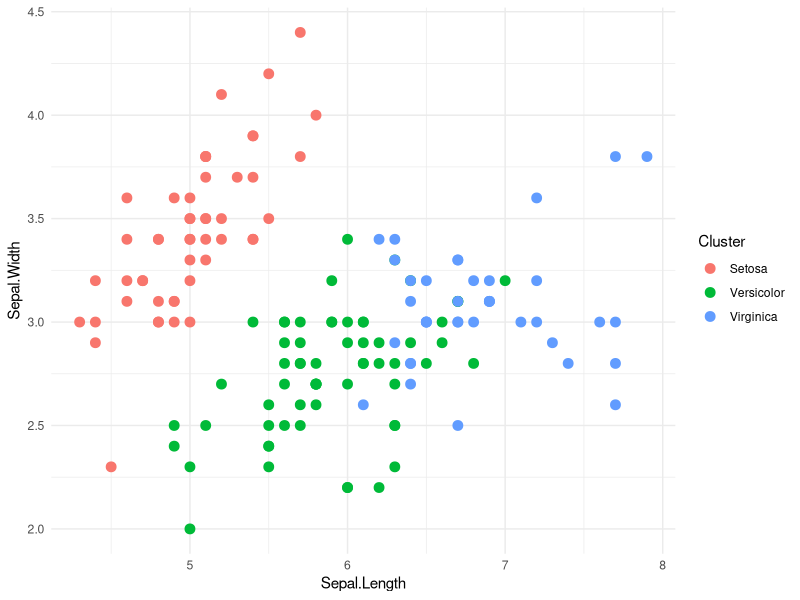

The R script that drew this image:
# PRACTICAL 4
# AIM: Perform the data clustering using clustering algorithm using R

# K means on IRIS

# Install required packages if not already installed
install.packages("ggplot2")

# Load the required library
library(ggplot2)

# Load the dataset
data(iris)

# Remove categorical column (K-Means works on numeric data)
iris_numeric <- iris[, -5]

# Apply K-Means clustering (Choosing 3 clusters)
set.seed(123)
kmeans_result <- kmeans(iris_numeric, centers = 3)

# Create a mapping between cluster numbers and species names
cluster_mapping <- c("Setosa", "Versicolor", "Virginica")

# Assign species names based on clusters
iris$Cluster <- factor(kmeans_result$cluster, labels = cluster_mapping)

# Plot with Species names as cluster labels
ggplot(iris, aes(Sepal.Length, Sepal.Width, color = Cluster)) +
  geom_point(size = 3) +   # Only show points
  theme_minimal()
